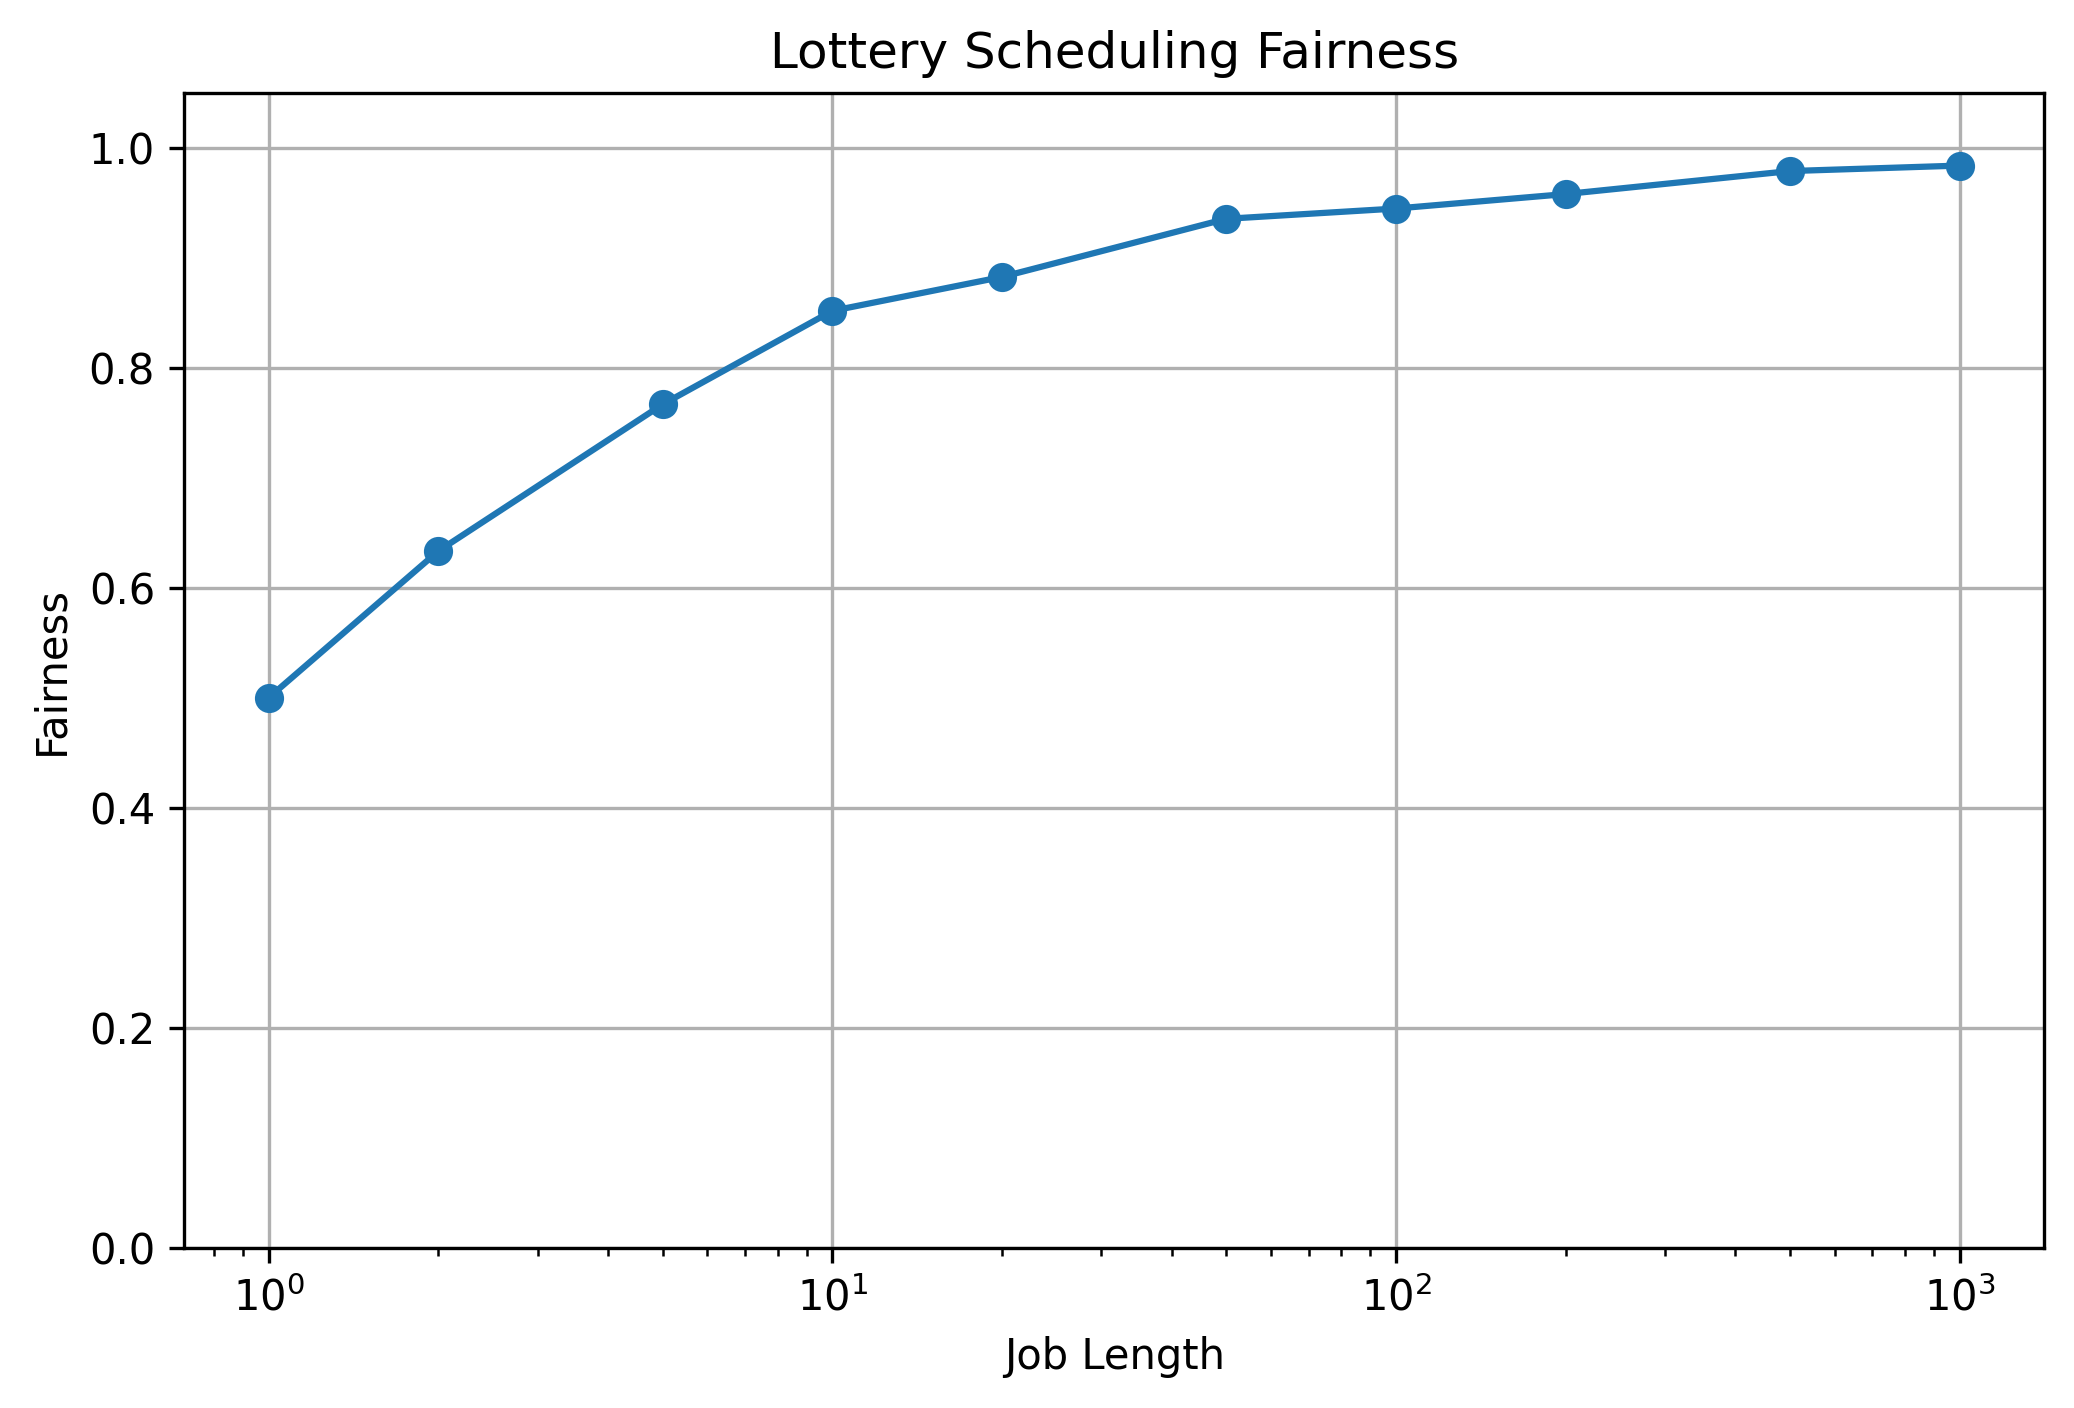

Source code (Python):
import subprocess
import re
import matplotlib.pyplot as plt

# Job lengths to test.
# Log-spaced values make the graph similar to Figure 9.2.
job_lengths = [1, 2, 5, 10, 20, 50, 100, 200, 500, 1000]

# The textbook averages each point over 30 trials.
trials = 30

average_fairness = []

for runtime in job_lengths:
    fairness_values = []

    for seed in range(1, trials + 1):

        command = [
            "python3",
            "lottery.py",
            "-s", str(seed),
            "-l", f"{runtime}:100,{runtime}:100",
            "-c"
        ]

        result = subprocess.run(
            command,
            capture_output=True,
            text=True
        )

        # Find completion times from lines such as:
        # --> JOB 0 DONE at time 196
        completion_times = re.findall(
            r"DONE at time (\d+)",
            result.stdout
        )

        completion_times = [
            int(time) for time in completion_times
        ]

        if len(completion_times) == 2:
            first = completion_times[0]
            second = completion_times[1]

            fairness = first / second
            fairness_values.append(fairness)

    average = sum(fairness_values) / len(fairness_values)
    average_fairness.append(average)

    print(
        f"R={runtime:4d}, "
        f"Average Fairness={average:.4f}"
    )


plt.figure(figsize=(8, 5))

plt.plot(
    job_lengths,
    average_fairness,
    marker="o"
)

plt.xscale("log")

plt.xlabel("Job Length")
plt.ylabel("Fairness")
plt.title("Lottery Scheduling Fairness")

plt.ylim(0, 1.05)
plt.grid(True)

plt.savefig(
    "lottery_fairness.png",
    dpi=300,
    bbox_inches="tight"
)

plt.show()
